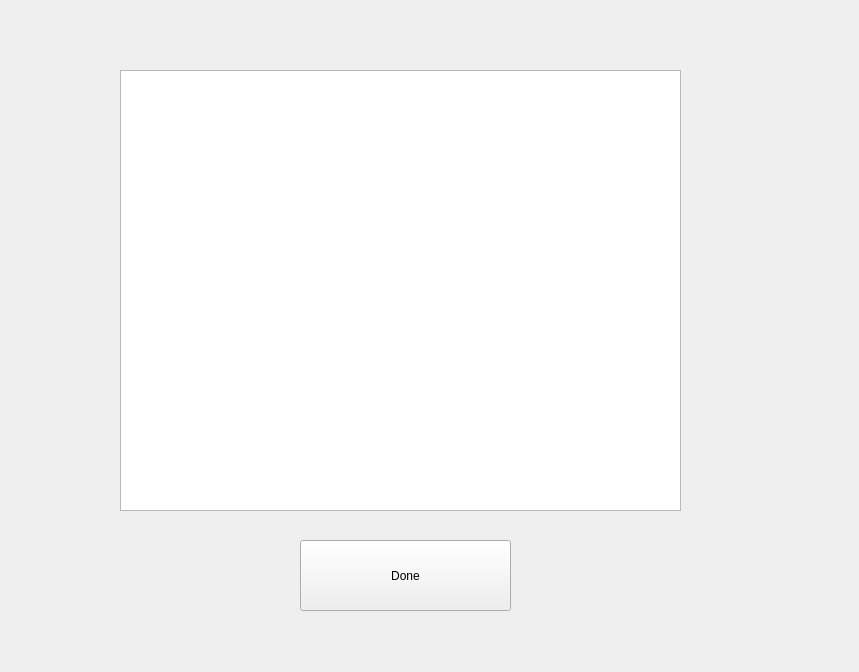
<?xml version="1.0" encoding="UTF-8"?>
<ui version="4.0">
 <class>Form</class>
 <widget class="QWidget" name="Form">
  <property name="geometry">
   <rect>
    <x>0</x>
    <y>0</y>
    <width>859</width>
    <height>672</height>
   </rect>
  </property>
  <property name="windowTitle">
   <string>Form</string>
  </property>
  <widget class="QTableWidget" name="tableWidget">
   <property name="geometry">
    <rect>
     <x>120</x>
     <y>70</y>
     <width>561</width>
     <height>441</height>
    </rect>
   </property>
  </widget>
  <widget class="QPushButton" name="done_push_button">
   <property name="geometry">
    <rect>
     <x>300</x>
     <y>540</y>
     <width>211</width>
     <height>71</height>
    </rect>
   </property>
   <property name="text">
    <string>Done</string>
   </property>
  </widget>
 </widget>
 <resources/>
 <connections/>
</ui>
